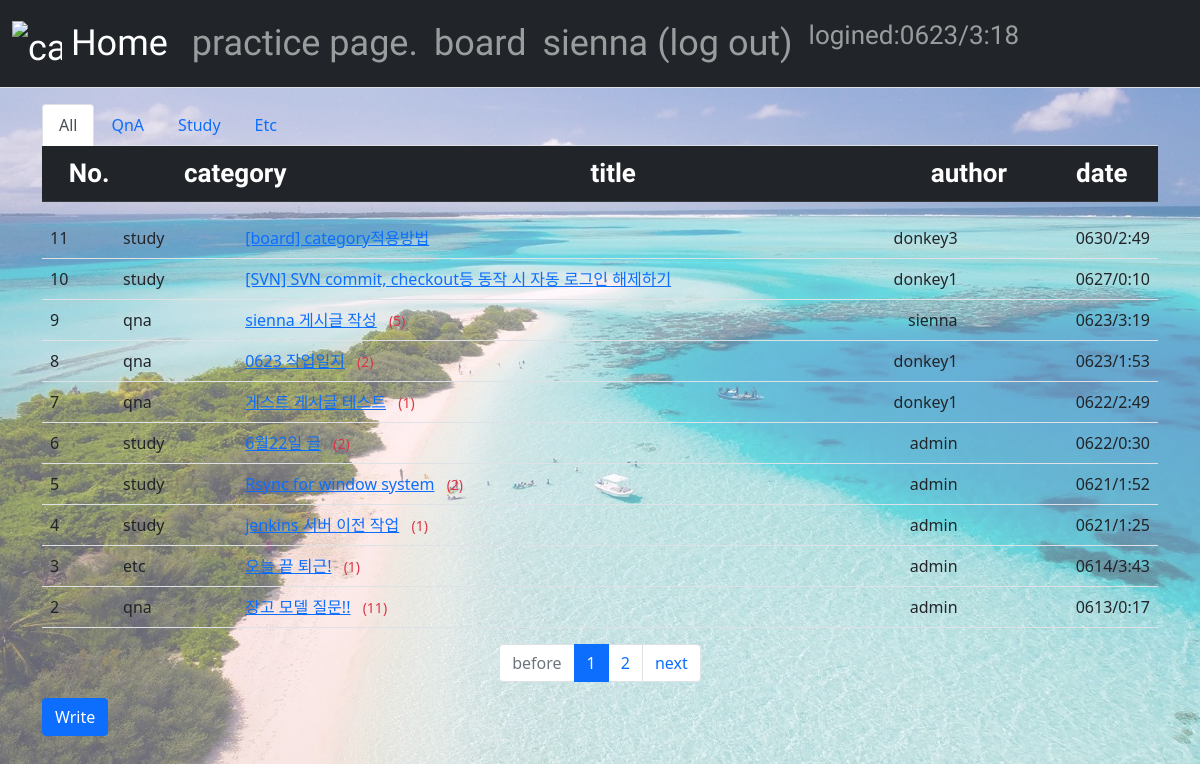
Screenshot of /first_site/board_list/ (signed in) with the database file from the repository.
### first_site/models.py (models this page shows, shortened)
class Question(models.Model):
    category = models.CharField(max_length=100, default="etc", null=True, blank=True)
    author = models.ForeignKey(User, on_delete=models.CASCADE)
    subject = models.CharField(max_length=200)
    content = models.TextField()
    create_date = models.DateTimeField()
    modify_date = models.DateTimeField(null=True, blank=True)

### first_site/views.py (the view)
# urls.py: path('board_list/', views.board_list, name="board_list"),
def board_list(request):
    page = request.GET.get('page', '1')
    question_list = Question.objects.order_by('-create_date')
    qna_obj = Question.objects.filter(category="qna").order_by('-create_date')
    study_obj = Question.objects.filter(category="study").order_by('-create_date')
    etc_obj = Question.objects.filter(category="etc").order_by('-create_date')
    paginator = Paginator(question_list, 10)
    page_obj = paginator.get_page(page)
    paginator_qna = Paginator(qna_obj, 10)
    page_obj_qna = paginator_qna.get_page(page)
    paginator_study = Paginator(study_obj, 10)
    page_obj_study = paginator_study.get_page(page)
    paginator_etc = Paginator(etc_obj, 10)
    page_obj_etc = paginator_etc.get_page(page)
    context = {'question_list': page_obj, 'qna_list': page_obj_qna, 'study_list': page_obj_study, 'etc_list': page_obj_etc}
    return render(request, 'first_site/board_list.html', context)

### first_site/templatetags/first_site_filter.py (called while the page is built)
@register.filter
def sub(value, arg):
    return value - arg

### templates/first_site/board_list.html (shortened to what this page needs)
{% extends 'base.html' %}
{% load first_site_filter %}
{% block content %}
<div class="container my-3">
    <ul class="nav nav-tabs">
        <li class="nav-item">
            <a class="nav-link active" data-toggle="tab" href="#tab1">All</a>
        </li>
        <li class="nav-item">
            <a class="nav-link" data-toggle="tab" href="#tab2">QnA</a>
        </li>
        <li class="nav-item">
            <a class="nav-link" data-toggle="tab" href="#tab3">Study</a>
        </li>
        <li class="nav-item">
            <a class="nav-link" data-toggle="tab" href="#tab4">Etc</a>
        </li>
    </ul>
    <table class="table">
        <thead>
        <tr class="text-center table-dark lyc-font-s">
            <th>No.</th>
            <th>category</th>
            <th style="width:50%">title</th>
            <th>author</th>
            <th>date</th>
        </tr>
        </thead>
    </table>
    <div class="tab-content">
        <div class="tab-pane fade show active" id="tab1">
            <table class="table">
            <tbody>
                {% if question_list %}
                {% for question in question_list %}
                <tr>
                    <td>
                        {{ question_list.paginator.count|sub:question_list.start_index|sub:forloop.counter0|add:1 }}
                    </td>
                    <td>
                        {{question.category}}
                    </td>
                    <td style="width:50%">
                        <a href="{% url 'first_site:detail' question.id %}">{{ question.subject }}</a>
                        {% if question.answer_set.count > 0 %}
                        <span class="text-danger small mx-2">({{ question.answer_set.count }})</span>
                        {% endif %}
                    </td>
                    <td style="text-align: right;">{{question.author.username}}</td>
                    <td style="text-align: right;">{{ question.create_date|date:"md/G:i" }}</td>
                </tr>
                {% endfor %}
                {% else %}
                <tr>
                    <td colspan="5">게시글이 없습니다.</td>
                </tr>
                {% endif %}
            </tbody>
            </table>
        </div>
    </div>
    <ul class="pagination justify-content-center">
        {% if question_list.has_previous %}
        <li class="page-item">
            <a class="page-link" href="?page={{ board_list.previous_page_number }}">before</a>
        </li>
        {% else %}
        <li class="page-item disabled">
            <a class="page-link" tabindex="-1" aria-disabled="true" href="#">before</a>
        </li>
        {% endif %}
        {% for page_number in question_list.paginator.page_range %}
        {% if page_number == question_list.number %}
        <li class="page-item active" aria-current="page">
            <a class="page-link" href="?page={{ page_number }}">{{ page_number }}</a>
        </li>
        {% else %}
        <li class="page-item">
            <a class="page-link" href="?page={{ page_number }}">{{ page_number }}</a>
        </li>
        {% endif %}
        {% endfor %}
        {% if question_list.has_next %}
        <li class="page-item">
            <a class="page-link" href="?page={{ board_list.next_page_number }}">next</a>
        </li>
        {% else %}
        <li class="page-item disabled">
            <a class="page-link" tabindex="-1" aria-disabled="true" href="#">next</a>
        </li>
        {% endif %}
    </ul>
    <a href="{% url 'first_site:question_create' %}" class="btn btn-primary">Write</a>
</div>
{% endblock %}

### templates/navbar.html (shortened to what this page needs)
{% load first_site_filter %}
<head>
</head>
<nav class="navbar navbar-expand-lg navbar-dark bg-dark border-bottom">
    <div class="container-fluid">
        <a class="navbar-brand lyc-font" href="{% url 'first_site:homescreen' %}">
            <img src="/static/home-icon.png" alt="cant loading the image" width="50" height="50" class="d-inline-block align-text-middle">
            Home
        </a>
        <div class="collapse navbar-collapse" id="navbarSupportedContent">
            <ul class="navbar-nav me-auto mb-2 mb-lg-0">
                <li class="nav-item lyc-font">
                    <a class="nav-link" href="{% url 'first_site:intro' %}">practice page.</a>
                </li>
                <li class="nav-item lyc-font">
                    <a class="nav-link" href="{% url 'first_site:board_list' %}">board</a>
                </li>
                <li class="nav-item lyc-font">
                    {% if user.is_authenticated %}
                    <a class="nav-link" href="{% url 'common:logout' %}">{{ user.username }} (log out)</a>
                    {% else %}
                    <a class="nav-link" href="{% url 'common:login' %}">log in</a>
                    {% endif %}
                </li>
                <li class="nav-item">
                    <p class="nav-link lyc-font-s">logined:{{user.last_login|date:"md/G:i "}} </p>
                </li>
            </ul>
        </div>
    </div>
</nav>

### templates/base.html (style rules this page uses)
body::before { content:""; background-image: url("/static/beach.jpg"); background-size: cover; opacity: 0.6; position: absolute; top: 0px; left: 0px; right: 0px; bottom: 0px; z-index: -1; }
.lyc-font { font-family: 'Dongle', sans-serif; font-weight: 400; font-size: 36px; }
.lyc-font-s { font-family: 'Dongle', sans-serif; font-weight: 400; font-size: 26px; }

### templates/navbar.html (style rules this page uses)
ul { padding: 0; }
li { display: inline }

### rows the page displays
Question: paginator.count|sub "11", category "study", subject "[board] category적용방법", author.username "donkey3", create_date "0630/2:49"
Question: paginator.count|sub "10", category "study", subject "[SVN] SVN commit, checkout등 동작 시 자동 로그인 해제하기", author.username "donkey1", create_date "0627/0:10"
Question: paginator.count|sub "9", category "qna", subject "sienna 게시글 작성", answer_set.count "5", author.username "sienna", create_date "0623/3:19"
Question: paginator.count|sub "8", category "qna", subject "0623 작업일지", answer_set.count "2", author.username "donkey1", create_date "0623/1:53"
Question: paginator.count|sub "7", category "qna", subject "게스트 게시글 테스트", answer_set.count "1", author.username "donkey1", create_date "0622/2:49"
Question: paginator.count|sub "6", category "study", subject "6월22일 글", answer_set.count "2", author.username "admin", create_date "0622/0:30"
Question: paginator.count|sub "5", category "study", subject "Rsync for window system", answer_set.count "2", author.username "admin", create_date "0621/1:52"
Question: paginator.count|sub "4", category "study", subject "jenkins 서버 이전 작업", answer_set.count "1", author.username "admin", create_date "0621/1:25"
Question: paginator.count|sub "3", category "etc", subject "오늘 끝 퇴근!", answer_set.count "1", author.username "admin", create_date "0614/3:43"
Question: paginator.count|sub "2", category "qna", subject "장고 모델 질문!!", answer_set.count "11", author.username "admin", create_date "0613/0:17"

### other values shown
{{ user.username }} "sienna"
{{ user.last_login|date:"md/G:i " }} "0623/3:18"
{{ page_number }} "1"
{{ page_number }} "2"
